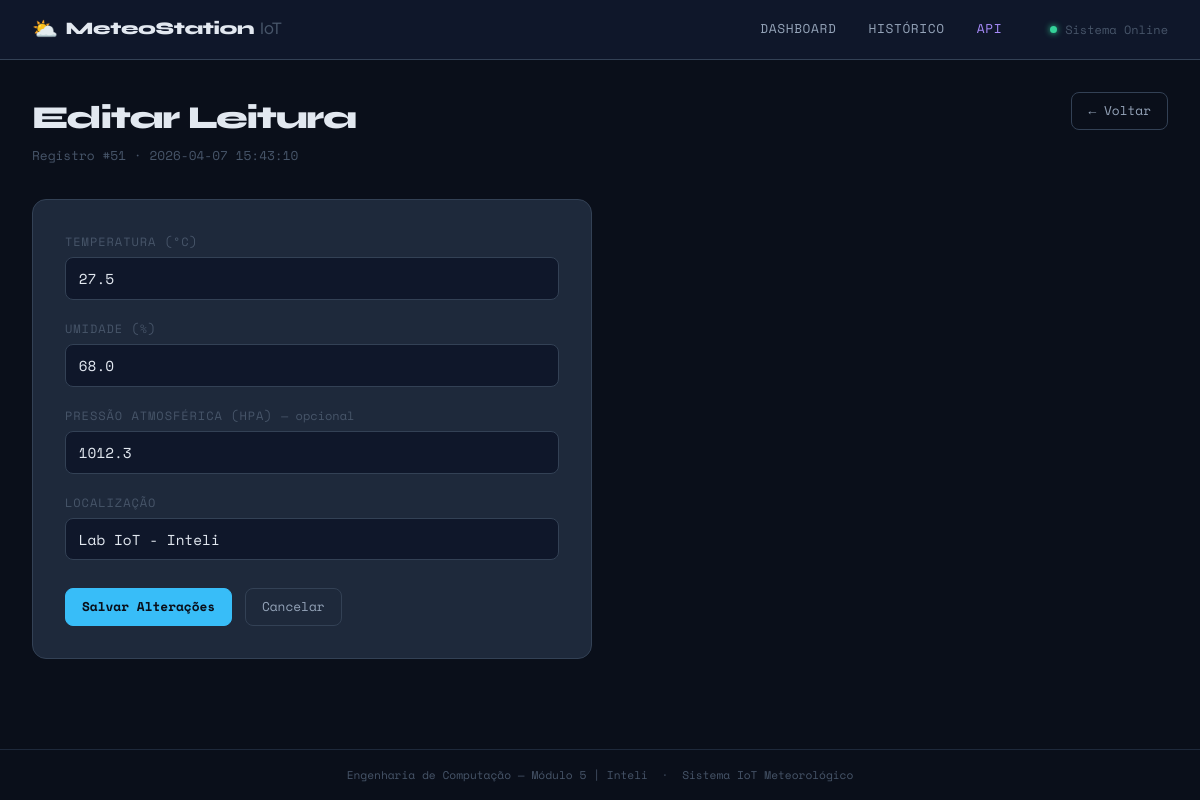
The page /leituras/51/editar on the database its author committed.
### tables this page shows
CREATE TABLE leituras (
    id INTEGER PRIMARY KEY AUTOINCREMENT,
    temperatura REAL NOT NULL,
    umidade REAL NOT NULL,
    pressao REAL,
    localizacao TEXT DEFAULT 'Lab IoT - Inteli',
    timestamp DATETIME DEFAULT (datetime('now','localtime'))
);

### app.py (the view)
@app.route('/leituras/<int:id>/editar', methods=['GET'])
def editar_form(id):
    leitura = buscar_leitura(id)
    if not leitura:
        abort(404)
    return render_template('editar.html', leitura=leitura)

### app.py (called while the page is built)
@app.before_request
def _setup():
    pass  # init_db() é chamado no __main__

### database.py (called while the page is built)
def get_db_connection():
    conn = sqlite3.connect(DB_PATH, timeout=10)
    conn.execute('PRAGMA journal_mode=WAL')
    conn.execute('PRAGMA busy_timeout=5000')
    conn.row_factory = sqlite3.Row
    return conn

def buscar_leitura(id):
    conn = get_db_connection()
    row = conn.execute('SELECT * FROM leituras WHERE id = ?', (id,)).fetchone()
    conn.close()
    return dict(row) if row else None

### templates/editar.html (shortened to what this page needs)
{% extends 'base.html' %}
{% block content %}
<div class="page-header">
  <div>
    <h1 class="page-title">Editar Leitura</h1>
    <p class="page-sub">Registro #{{ leitura.id }} · {{ leitura.timestamp }}</p>
  </div>
  <a href="{{ url_for('listar') }}" class="btn btn-ghost">← Voltar</a>
</div>
<div class="form-container">
  <form action="{{ url_for('atualizar', id=leitura.id) }}" method="POST" class="edit-form">
    <div class="form-group">
      <label class="form-label" for="temperatura">Temperatura (°C)</label>
      <input
        type="number"
        step="0.1"
        id="temperatura"
        name="temperatura"
        class="form-input"
        value="{{ leitura.temperatura }}"
        required
        min="-50"
        max="80"
      >
    </div>
    <div class="form-group">
      <label class="form-label" for="umidade">Umidade (%)</label>
      <input
        type="number"
        step="0.1"
        id="umidade"
        name="umidade"
        class="form-input"
        value="{{ leitura.umidade }}"
        required
        min="0"
        max="100"
      >
    </div>
    <div class="form-group">
      <label class="form-label" for="pressao">Pressão Atmosférica (hPa) <span class="optional">— opcional</span></label>
      <input
        type="number"
        step="0.1"
        id="pressao"
        name="pressao"
        class="form-input"
        value="{{ leitura.pressao if leitura.pressao else '' }}"
        min="800"
        max="1200"
      >
    </div>
    <div class="form-group">
      <label class="form-label" for="localizacao">Localização</label>
      <input
        type="text"
        id="localizacao"
        name="localizacao"
        class="form-input"
        value="{{ leitura.localizacao }}"
        maxlength="100"
      >
    </div>
    <div class="form-actions">
      <button type="submit" class="btn btn-primary">Salvar Alterações</button>
      <a href="{{ url_for('listar') }}" class="btn btn-ghost">Cancelar</a>
    </div>
  </form>
</div>
{% endblock %}

### static/css/style.css (style rules this page uses)
:root { --bg-base: #0a0f1a; --bg-surface: #0f172a; --bg-card: #1e293b; --bg-hover: #263349; --border: #1e293b; --border-hi: #334155; --text-primary: #e2e8f0; --text-secondary: #94a3b8; --text-muted: #475569; --accent-temp: #f97316; --accent-umid: #38bdf8; --accent-pres: #a78bfa; --accent-total: #34d399; --accent-red: #f43f5e; --font-display: 'Syne', sans-serif; --font-mono: 'Space Mono', monospace; --radius: 8px; --radius-lg: 14px; --shadow: 0 4px 24px rgba(0,0,0,0.4); }
*, *::before, *::after { box-sizing: border-box; margin: 0; padding: 0; }
html { scroll-behavior: smooth; }
body { background: var(--bg-base); color: var(--text-primary); font-family: var(--font-mono); font-size: 14px; line-height: 1.6; min-height: 100vh; display: flex; flex-direction: column; }
a { color: inherit; text-decoration: none; }
.page-header { display: flex; align-items: flex-start; justify-content: space-between; margin-bottom: 2rem; }
.page-title { font-family: var(--font-display); font-size: 2rem; font-weight: 800; letter-spacing: -0.04em; }
.page-sub { color: var(--text-muted); font-size: 0.8rem; margin-top: 0.2rem; }
.btn { display: inline-flex; align-items: center; gap: 0.3rem; padding: 0.5rem 1rem; border-radius: var(--radius); font-family: var(--font-mono); font-size: 0.8rem; cursor: pointer; border: 1px solid var(--border-hi); background: var(--bg-card); color: var(--text-secondary); transition: all 0.15s; white-space: nowrap; }
.btn-primary { background: var(--accent-umid); color: #0a0f1a; border-color: var(--accent-umid); font-weight: 700; }
.btn-ghost { background: transparent; }
.form-container { max-width: 560px; }
.edit-form { background: var(--bg-card); border: 1px solid var(--border-hi); border-radius: var(--radius-lg); padding: 2rem; display: flex; flex-direction: column; gap: 1.2rem; }
.form-group { display: flex; flex-direction: column; gap: 0.4rem; }
.form-label { font-size: 0.75rem; text-transform: uppercase; letter-spacing: 0.08em; color: var(--text-muted); }
.optional { color: var(--text-muted); text-transform: none; letter-spacing: 0; }
.form-input { background: var(--bg-surface); border: 1px solid var(--border-hi); border-radius: var(--radius); color: var(--text-primary); font-family: var(--font-mono); font-size: 0.9rem; padding: 0.6rem 0.8rem; transition: border-color 0.2s; outline: none; }
.form-actions { display: flex; gap: 0.8rem; padding-top: 0.5rem; }

### rows shown on the page
leituras: id "51", timestamp "2026-04-07 15:43:10", temperatura "27.5", umidade "68.0", pressao "1012.3", localizacao "Lab IoT - Inteli"
